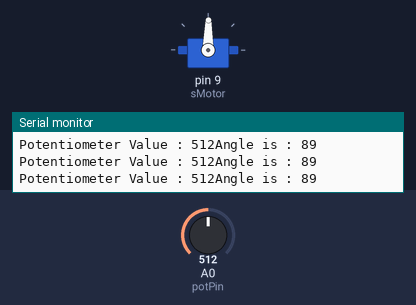
Simulated run of this sketch. Board: Arduino Uno, built with avr-gcc and run on an emulated ATmega328P. Parts: servo, the last lines printed to the serial monitor. The test bench sets the inputs (shaded band); at power-on: A0 (potPin) = 512.

Above: at 1.2 s.
1.3 s: A0 (potPin) set to 556
At 2.6 s:
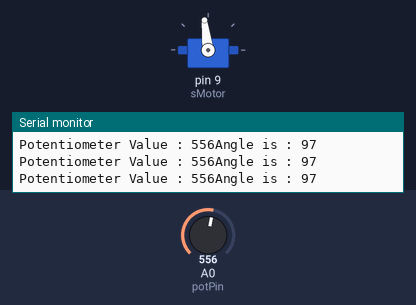
4.3 s: A0 (potPin) set to 581
At 4.7 s:
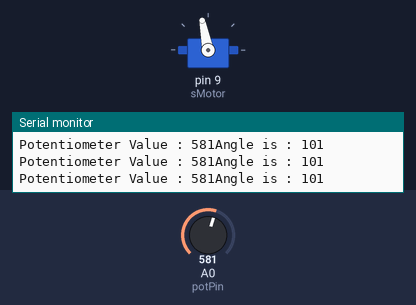
5.8 s: A0 (potPin) set to 306
At 6.8 s:
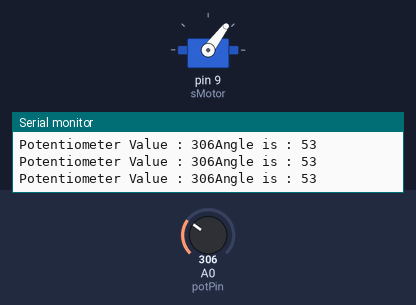
7.3 s: A0 (potPin) set to 106
At 7.8 s:
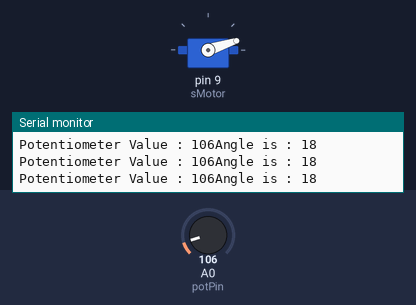
8.8 s: A0 (potPin) set to 92
At 10.1 s:
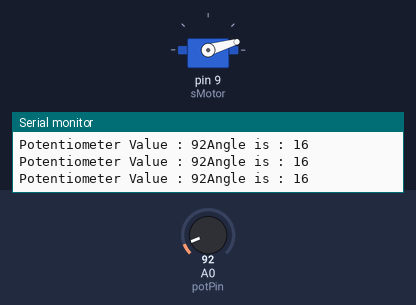
11.8 s: A0 (potPin) set to 122
At 12.4 s:
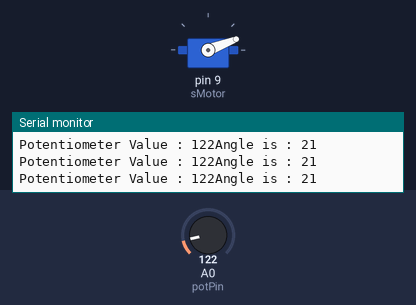
Timing chart, 0 to 14.3 s (numbered marks = the images above; inputs shaded):
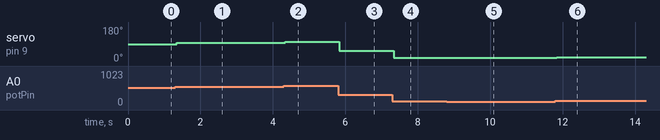

Measured:
- after the input at 1.3 s, servo on pin 9 (sMotor): 89° → 97° after 0.05 s
- after the input at 4.3 s, servo on pin 9 (sMotor): 97° → 101° at once
- after the input at 5.8 s, servo on pin 9 (sMotor): 101° → 53° at once
- after the input at 7.3 s, servo on pin 9 (sMotor): 53° → 18° at once
- after the input at 8.8 s, servo on pin 9 (sMotor): 18° → 16° at once
- after the input at 11.8 s, servo on pin 9 (sMotor): 16° → 21° at once

The sketch:

Servo_Motor_Potentiometer_Controlled.ino
```cpp
#include <Servo.h>                                                //Include Servo.h library

Servo sMotor;                                                     //Establishing sMotor with Servo library

const int potPin = A0;                                            //Tying potPin to A0 pin
int potVal;                                                       //Initializing variables that will hold values later
int angle;

void setup() {
  // setup code here, to run once:
  sMotor.attach(9);                                               //Attach servo motor to pin 9.

  Serial.begin(9600);                                             //Sets the data rate for serial communication to my computer.
}

void loop() {
  // main code here, to run repeatedly:

  potVal = analogRead(potPin);                                    //potVal set equal to an analog reading of the potentiometer's value.
  Serial.print("Potentiometer Value : ");                         //Print to my computer this text.
  Serial.print(potVal);                                           //Print to my computer the analog reading of the potentiometer's value.

  angle = map(potVal, 0, 1023, 0, 179);                           //usign map function angle is determined comparing the potVal's lower current limit(0) and upper current limit(1023) to the lower angle limit(0) and upper angle limit(179).
  Serial.print("Angle is : ");                                    //Print to my computer this text.
  Serial.println(angle);                                          //Print to my computer the determined angle value.

  sMotor.write(angle);                                            //PWM output to motor determined by angle. The motor should move to the specified angle
  delay(15);                                                      //Small delay to give the motor some time receive information.
}
```
